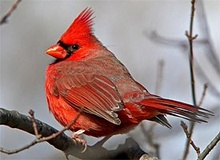
%> input picture Project 4_Feature_Description/cardinal1.jpg, 220 x 160 px, shrunk from 275 x 200 before the run
$ octave --eval "result = extract_keypoints(imread('cardinal1.jpg'));"   (GNU Octave 9; MATLAB toolbox functions it lacks are replaced by stand-ins)
%> lines starting %> are read from the running program, lines starting %| are printed output that depends on the picture; in (x1, y1, x2, y2) boxes, pixels count from 0 and x2, y2 are one past the last pixel; in counts of white or black regions, pixels touching at a corner belong together; the program's own positions count from 1
function [x, y, scores, Ih, Iv] = extract_keypoints(image)
    assert(isa(image, 'uint8'), 'TypeError: image');

    % const
    k = 0.05;
    half_window_size = 2;
    window_size = 5;
    [m, n, r] = size(image);
%> m = 160; n = 220; r = 3

    % gradient filters
    dy = [0 -1 0; 0 0 0; 0 1 0];
    dx = [0 0 0; 1 0 -1; 0 0 0];

    imgray = double(rgb2gray(image));
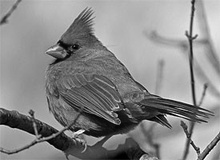
%> imgray: size 160x220 double; min 0, max 253, mean 137.2

    % gradients
    Ih = imfilter(imgray, dx);
    Iv = imfilter(imgray, dy);
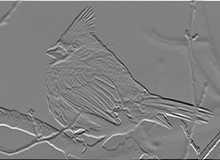
%> Iv: size 160x220 double; min -250, max 246, mean -0.4; drawn with min black and max white

    % products of gradients, with zero paddings of size half_window_size
    Ih2 = zeros(m + half_window_size * 2, n + half_window_size * 2);
    Iv2 = Ih2(:,:);
    IhIv = Ih2(:,:);

    Ih2(3:m+2, 3:n+2) = Ih .^ 2;
    Iv2(3:m+2, 3:n+2) = Iv .^ 2;
    IhIv(3:m+2, 3:n+2) = Ih .* Iv;
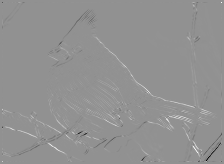
%> IhIv: size 164x224 double; min -57834, max 43264, mean 184.6; drawn with min black and max white

    % "cornerness" of pixels
    R = zeros(m, n);

    % M for each pixel
    M = zeros(2, 2);

    % compute "cornerness"
    for i = 1:m
        for j = 1:n
            % calculate the corresponding indices in products of gradients
            is = i; % the start index in 1st dim
            js = j; % the start index in 2nd dim
            it = i + window_size - 1; % the terminal index in 1st dim
            jt = j + window_size - 1; % the terminal index in 2nd dim
            M(1, 1) = sum(Ih2(is:it,js:jt), 'all');
            M(2, 2) = sum(Iv2(is:it,js:jt), 'all');
            M(1, 2) = sum(IhIv(is:it,js:jt), 'all');
            M(2, 1) = M(1, 2);
            R(i, j) = det(M) - k * (trace(M))^2;
        end
    end
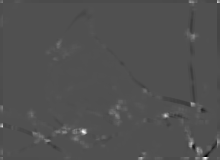
%> R: size 160x220 double; min -2.22e+10, max 4.78e+10, mean 187614248.3; drawn with min black and max white
%> after the loop, M = [46269 -13677; -13677 44034]


    % threshold of "cornerness"
    th = round(m * n * 0.05);
%> th = 1760
    sorted = sort(R(:), 'descend');

    indices = R > sorted(th);
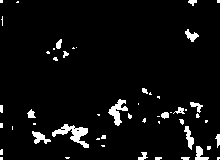
%> indices: size 160x220 logical; 5% white; 52 white regions (33 under 20 px), largest, box (x1, y1, x2, y2) and area: (52, 124, 89, 148) 342, (108, 99, 128, 126) 226, (32, 131, 51, 144) 122
    [y, x] = find(indices);
%> y = 1759 values from 1 to 160; x = 1759 values from 1 to 220
    scores = R(indices);
%> scores = 1759 values, max 4.78e+10 at index 1671, min 1.67e+09 at index 1266, mean 5.85e+09

    for i = 1:length(y)
        assert(R(y(i), x(i)) == scores(i));
        assert(indices(y(i), x(i)) == 1);

        % boundaries
        if y(i) == 1 || y(i) == m || x(i) == 1 || x(i) == n
            indices(y(i), x(i)) = 0;
        else % compare with 8 neighbors
            comparator = R(y(i)-1:y(i)+1, x(i)-1:x(i)+1) >= scores(i);
            comparator(2, 2) = 0; % itself does not count
            if any(comparator, 'all') % any neighbor >= this
                indices(y(i), x(i)) = 0;
            end
        end
    end
%> this loop made 1759 passes
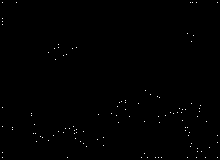
%> indices: size 160x220 logical; 0.32% white in thin lines or dots
%> after the loop, comparator = [true true false; true false false; false false false]

    [y, x] = find(indices);
%> y = 112 values from 3 to 158; x = 112 values from 3 to 218
    scores = R(indices);
%> scores = 112 values, max 4.78e+10 at index 106, min 1.71e+09 at index 60, mean 8.5e+09

    figure;
    imshow(image);
    hold on
    for i = 1:length(y)
        plot(x(i), y(i), 'ro', 'MarkerSize', scores(i) / 5e8);
    end
%> this loop made 112 passes
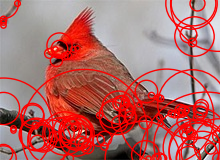
%> figure redrawn from the program's plot data
    hold off

    ax = gca;
%> (the run ends here)

$ run again, on Project 4_Feature_Description/cardinal2.jpg
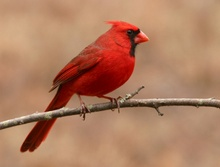
%> input picture Project 4_Feature_Description/cardinal2.jpg, 220 x 167 px, shrunk from 398 x 302 before the run
%> after the loop in extract_keypoints, `for i = 1:m`: M = [73958 -24961; -24961 73952]
%> in extract_keypoints, `[y, x] = find(indices);`: y = 1836 values from 1 to 167; x = 1836 values from 1 to 220
%> in extract_keypoints, `scores = R(indices);`: scores = 1836 values, max 1.65e+10 at index 49, min 100694733.9 at index 1510, mean 1.17e+09
%> the loop in extract_keypoints, `for i = 1:length(y)` made 1836 passes
%> after the loop in extract_keypoints, `for i = 1:length(y)`:
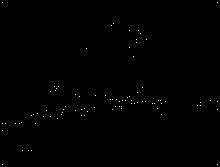
%> indices: size 167x220 logical; 0.24% white in thin lines or dots
%> after the loop in extract_keypoints, `for i = 1:length(y)`: comparator = [true true false; true false false; false false false]
%> in extract_keypoints, `[y, x] = find(indices);`: y = 87 values from 3 to 165; x = 87 values from 3 to 218
%> in extract_keypoints, `scores = R(indices);`: scores = 87 values, max 1.65e+10 at index 2, min 111819746.2 at index 56, mean 2.42e+09
%> the loop in extract_keypoints, `for i = 1:length(y)` made 87 passes
%> after the loop in extract_keypoints, `for i = 1:length(y)`:
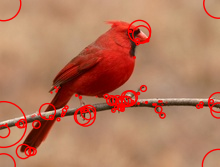
%> figure redrawn from the program's plot data

$ run again, on Project 4_Feature_Description/leopard1.jpg
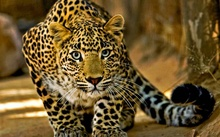
%> input picture Project 4_Feature_Description/leopard1.jpg, 220 x 137 px, shrunk from 940 x 585 before the run
%> after the loop in extract_keypoints, `for i = 1:m`: M = [19986 -6328; -6328 21002]
%> in extract_keypoints, `[y, x] = find(indices);`: y = 1506 values from 2 to 130; x = 1506 values from 27 to 170
%> in extract_keypoints, `scores = R(indices);`: scores = 1506 values, max 1.17e+11 at index 982, min 2.75e+10 at index 615, mean 4.21e+10
%> the loop in extract_keypoints, `for i = 1:length(y)` made 1506 passes
%> after the loop in extract_keypoints, `for i = 1:length(y)`:
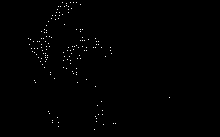
%> indices: size 137x220 logical; 0.49% white in thin lines or dots, all inside (x1, y1, x2, y2) = (28, 2, 170, 130)
%> after the loop in extract_keypoints, `for i = 1:length(y)`: comparator = [false false false; false false false; false false false]
%> in extract_keypoints, `[y, x] = find(indices);`: y = 149 values from 3 to 130; x = 149 values from 29 to 170
%> in extract_keypoints, `scores = R(indices);`: scores = 149 values, max 1.17e+11 at index 92, min 2.78e+10 at index 109, mean 4.91e+10
%> the loop in extract_keypoints, `for i = 1:length(y)` made 149 passes
%> after the loop in extract_keypoints, `for i = 1:length(y)`:
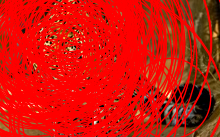
%> figure redrawn from the program's plot data
